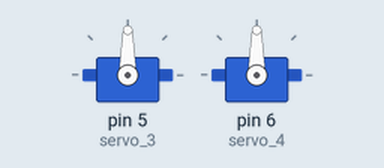
This sketch was run on a simulated Arduino Uno, built with avr-gcc and run on an emulated ATmega328P. On the bench: 2 × servo.

Above: at 0.05 s.
At 1.5 s:
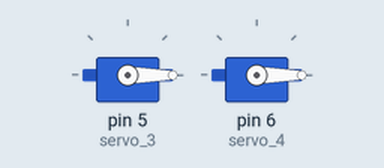
At 3.0 s:
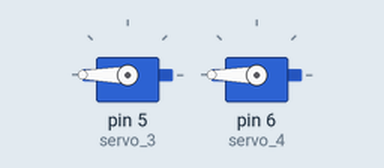
Timing chart, 0 to 6.9 s (numbered marks = the images above):
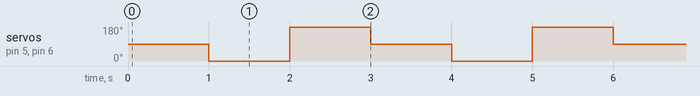

Measured:
- by itself, servo on pin 5 (servo_3), servo on pin 6 (servo_4): repeats every 3.0 s: 180° 1.0 s, 90° 1.0 s, 0° 1.0 s

The sketch:

servo_test_code.ino
```cpp
#include <Servo.h>


Servo servo_0;
Servo servo_1;
Servo servo_2;
Servo servo_3;
Servo servo_4;

void setup() {
//  servo_0.attach(2);
//  servo_1.attach(3);
//  servo_2.attach(4);
  servo_3.attach(5);
  servo_4.attach(6);

//  servo_0.write(90);
//  servo_1.write(90);
//  servo_2.write(90);
  servo_3.write(90);
  servo_4.write(90);

}

void loop() {
  // put your main code here, to run repeatedly:
//  servo_0.write(90);
//  servo_1.write(90);
//  servo_2.write(90);
  servo_3.write(90);
  servo_4.write(90);

  delay(1000);

//  servo_0.write(0);
//  servo_1.write(0);
//  servo_2.write(0);
  servo_3.write(0);
  servo_4.write(0);

  delay(1000);

//  servo_0.write(180);
//  servo_1.write(180);
//  servo_2.write(180);
  servo_3.write(180);
  servo_4.write(180);

  delay(1000);
}
```
